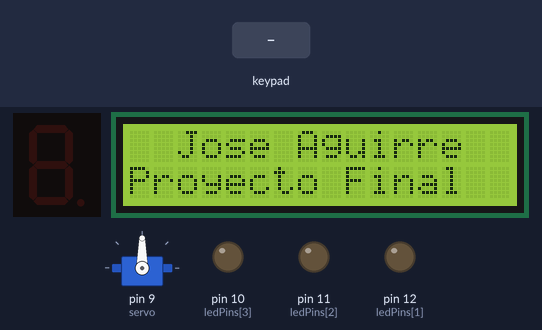
This sketch was run on a simulated Arduino Uno, built with avr-gcc and run on an emulated ATmega328P. Parts: 1-digit seven-segment display, servo, 16×2 character LCD, output pins drawn as LEDs (lit = HIGH). Wiring (inferred from the names in the program): 1-digit 7-segment display, segments lit when HIGH: segments A0, A1, A2, A3, A4, A5, pin 13. Dashed ring = blinking. The test bench sets the inputs (shaded band). The segment pins are drawn as the display they are named for; pins used as bus, display or sensor lines are not drawn; what the sketch prints to the serial monitor is not drawn.

Above: at 1.2 s.
1.3 s: key '3' pressed
At 1.95 s:
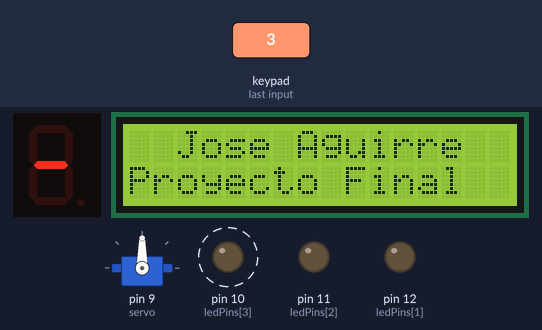
At 2.85 s:
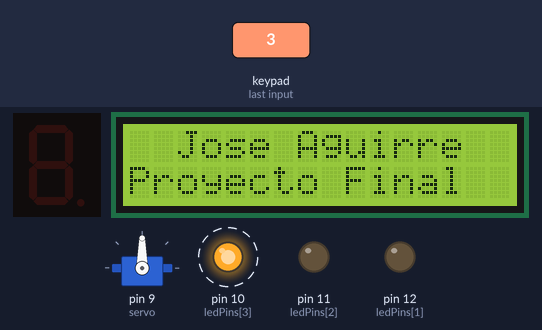
3.1 s: keypad keys 5 4 3 2 pressed 0.4 s apart
At 14.2 s:
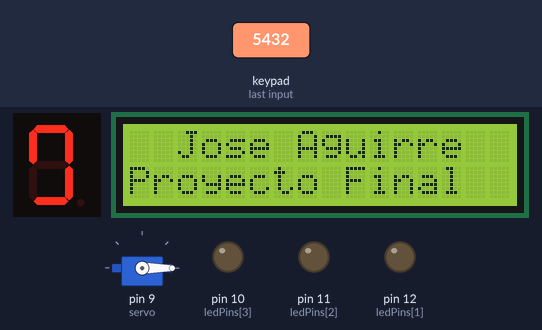
Timing chart, 0 to 15.7 s (numbered marks = the images above; inputs shaded):
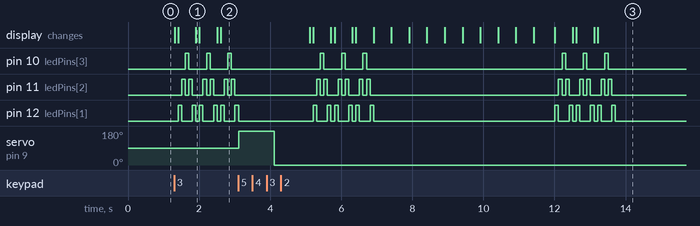

The sketch:

a_copy_20240527222215.ino
```cpp
/*
   Fundacion Kinal
   Centro educativo tecnico laboral Kinal
   Quinto perito
   Quinto electronica
   Codigo Tecnico: EB5AM
   Curso: Taller de electronica digital y reparacion de computadoras I
   Proyecto: Practica 6
   Dev: Jose Aguirre
   Fecha: 26 de mayo

*/


#include <Keypad.h>
#include <Servo.h>
#include <Wire.h>
#include <LiquidCrystal_I2C.h>

// Configuración del teclado matricial
const byte filas = 4;
const byte columnas = 4;
char keys[filas][columnas] = {
  {'1', '2', '3', 'A'},
  {'4', '5', '6', 'B'},
  {'7', '8', '9', 'C'},
  {'*', '0', '#', 'D'}
};
byte filPins[filas] = {9, 8, 7, 6};
byte colPins[columnas] = {5, 4, 3, 2};
Keypad keypad = Keypad(makeKeymap(keys), filPins, colPins, filas, columnas);

// Configuración del servo
Servo servo;

// Configuración de la pantalla LCD I2C
LiquidCrystal_I2C lcd(0x27, 16, 2);

// Pines para LEDs
const int ledPins[4] = {13, 12, 11, 10};

// Configuración de los pines del display de 7 segmentos
const int segmentPins[7] = {A0, A1, A2, A3, A4, A5, 13};

// Variables globales
bool autostate = false;

// Configuración inicial
void setup() {
  Serial.begin(9600);
  servo.attach(9);
  lcd.init();
  lcd.backlight();
  lcd.setCursor(2, 0);
  lcd.print("Jose Aguirre");
  lcd.setCursor(0, 1);
  lcd.print("Proyecto Final");

  for (int i = 0; i < 4; i++) {
    pinMode(ledPins[i], OUTPUT);
  }
  for (int i = 0; i < 7; i++) {
    pinMode(segmentPins[i], OUTPUT);
  }
}

// Función para mostrar el número en el display de 7 segmentos
void displayNumber(int num) {
  // Mapa de segmentos para cada número (0-9)
  byte segmentMap[10] = {
    0b00111111, // 0
    0b00000110, // 1
    0b01011011, // 2
    0b01001111, // 3
    0b01100110, // 4
    0b01101101, // 5
    0b01111101, // 6
    0b00000111, // 7
    0b01111111, // 8
    0b01101111  // 9
  };
  for (int i = 0; i < 7; i++) {
    digitalWrite(segmentPins[i], bitRead(segmentMap[num], i));
  }
}

// Función para la animación del auto fantástico
void autoFantastic() {
  for (int i = 0; i < 4; i++) {
    digitalWrite(ledPins[i], HIGH);
    delay(100);
    digitalWrite(ledPins[i], LOW);
  }
  for (int i = 2; i >= 1; i--) {
    digitalWrite(ledPins[i], HIGH);
    delay(100);
    digitalWrite(ledPins[i], LOW);
  }
}

void loop() {
  char key = keypad.getKey();
  if (key) {
    switch (key) {
      case '1':
        for (int counter = 0; counter <= 99; counter++) {
          Serial.println(counter);
          delay(200);
        }
        break;

      case '2':
        for (int counter = 99; counter >= 0; counter--) {
          Serial.println(counter);
          delay(200);
        }
        break;

      case '3':
        autostate = !autostate;
        break;

      case '4':
        for (int i = 0; i <= 9; i++) {
          displayNumber(i);
          delay(500);
        }
        break;

      case '5':
        servo.write(180);
        delay(1000);
        servo.write(0);
        delay(1000);
        break;
    }
  }
  if (autostate) {
    autoFantastic();
  }
}
```

Measured:
- after the input at 1.3 s, pin 10 (ledPins[3]): alternates HIGH for 0.10 s and LOW for 0.50 s, starting after 0.31 s; pin 11 (ledPins[2]): LOW → HIGH after 0.21 s, then repeats every 0.60 s: LOW 0.10 s, HIGH 0.10 s, LOW 0.30 s, HIGH 0.10 s
- after the input at 3.1 s, servo on pin 9 (servo): 90° → 180° at once, → 0° 1.0 s later
